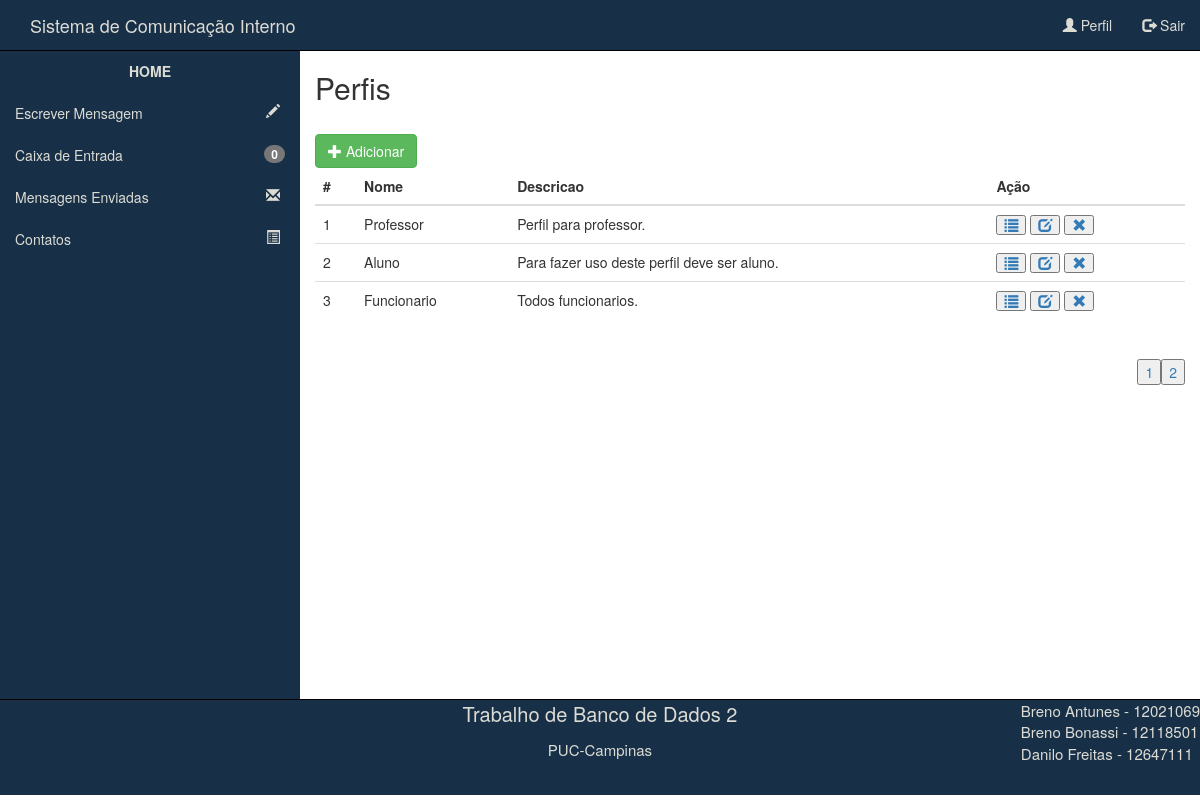
/Perfil/gridPerfil.php, run on an earlier commit of the app's database.
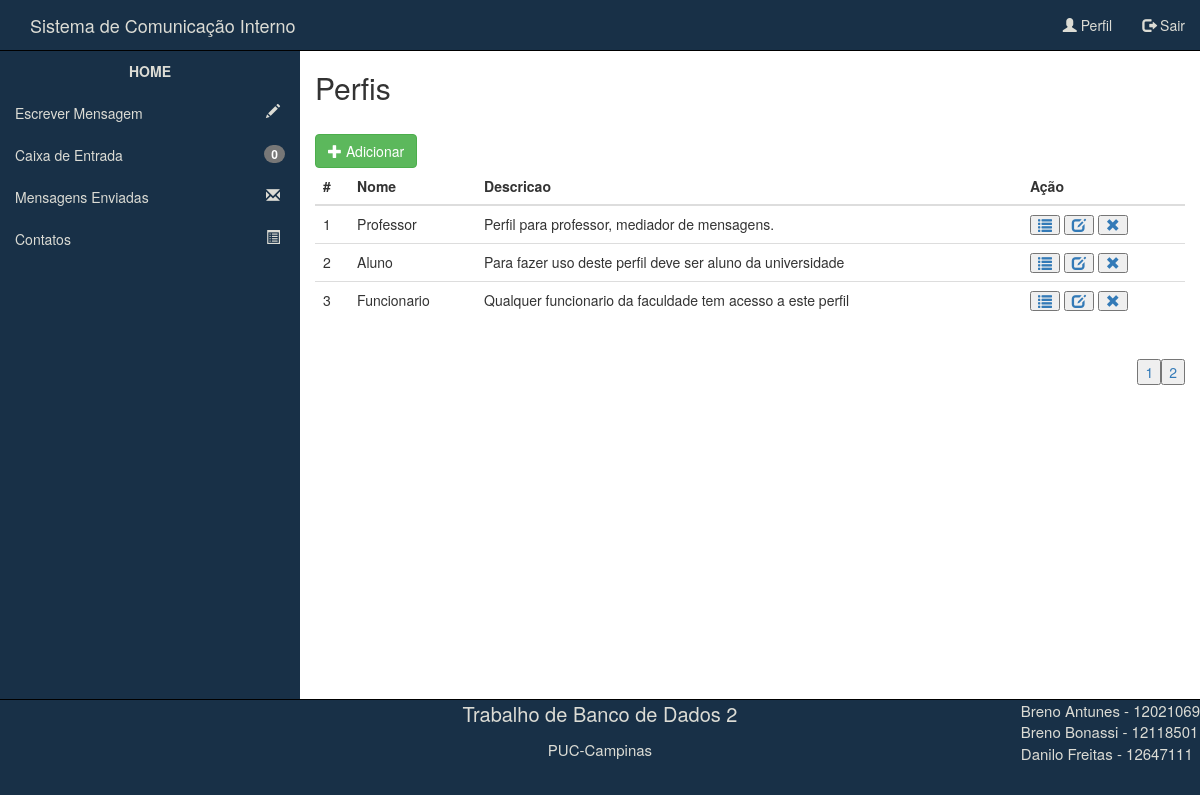
And on a later commit of the database.
### tables this page shows
CREATE TABLE IF NOT EXISTS `PERFIL` (
  `id_perfil` int(11) NOT NULL,
  `nome_perfil` varchar(75) NOT NULL,
  `descricao_perfil` text
);

### Perfil/gridPerfil.php (the view, shortened to what this page needs)
<?php
  		$idUsuario = $_SESSION['id'];
		$consultaMsg = mysql_query("SELECT * FROM MENSAGEM WHERE destinatario='$idUsuario' AND lida = 0") or die(mysql_error());
		$msgsNaoLidas = mysql_num_rows($consultaMsg);
?>
<!DOCTYPE html>
<html lang="pt-br">
<head>
	<link rel="stylesheet" href="../css/bootstrap.css">
	<link rel="stylesheet" href="../css/estilo.css">
	<link rel="stylesheet" href="../css/menuTopoEstilo.css">
	<link rel="stylesheet" href="../css/menuLateralEstilo.css">
</head>
<body>
	<nav class="navbav navbar-default menuSuperior">
		<div class="container-fluid">
			<div class="navbar-header">
				<a class="navbar-brand" id="tituloTopo" href="../index.php">Sistema de Comunicação Interno</a>
			</div>
			<ul class="nav navbar-nav navbar-right">
				<li><a id="opcaoMenuSuperior1" href="../perfil.php"><span class="glyphicon glyphicon-user"></span> Perfil</a></li>
				<li><a id="opcaoMenuSuperior2" href="../login.php"><span class="glyphicon glyphicon-log-out"></span> Sair</a></li>
			</ul>
		</div>
	</nav>
	<div class="container-fluid principal">
		<div class="row linhaPrincipal">
			<nav class="col-md-3 menuLateral">
				<ul class="nav nav-pulls nav-stacked">
						<li>
							<a href="../index.php" id="opcaoMenuLateral0">HOME</a>
						</li>
					    <li>
	                        <a href="../escreverMensagem.php?&go=enviar" id="opcaoMenuLateral1">Escrever Mensagem <span class="glyphicon glyphicon-pencil pull-right icones"></span></a>
	                    </li>
	                    <li>
	                        <a href="../mensagensRecebidas.php" id="opcaoMenuLateral2">Caixa de Entrada <span class="badge pull-right"><?php echo $msgsNaoLidas; ?></span></a>
	                    </li>
	                    <li>
	                        <a href="../mensagensEnviadas.php" id="opcaoMenuLateral3">Mensagens Enviadas <span class="glyphicon glyphicon-envelope pull-right icones"></span></a>
	                    </li>
	                    <li>
	                        <a href="../contatos.php" id="opcaoMenuLateral4">Contatos <span class="glyphicon glyphicon-list-alt pull-right icones"></span></a>
	                    </li>
	                </ul>
			</nav>
			<section class="col-md-9 conteudo"><br class="alertaRemocao hidden">
				<h2>Perfis</h2>
				<br>
				<div class="form-group">
					<a class="btn btn-success pull-left" href="create.php"><span class="glyphicon glyphicon-plus"></span> Adicionar</a>
					<table class="table table-hover">
						<thead>
							<th>#</th>
							<th>Nome</th>
							<th>Descricao</th>
							<th>Ação</th>
						</thead>
						<tbody>
							<?php
								$page = $_GET['page'];
								if($page == "")
									$page1 = 0;
								else
									$page1 = ($page-1)*3;
								$sql = mysql_query("SELECT * FROM PERFIL ORDER BY id_perfil limit $page1,3");
								$numrows = mysql_num_rows($sql);
								if ($numrows<=0){
									echo "<td colspan='4'>Não existem Departamentos cadastrados !</td>";
								}else{
									while($linha = mysql_fetch_assoc($sql)){
										echo "<tr onclick='location.href = '../login.php'' class='tabelaClicavel' >";
										echo "<td>" . $linha['id_perfil'] . "</td>";
										echo "<td>" . $linha['nome_perfil'] . "</td>";
										echo "<td>" . $linha['descricao_perfil'] . "</td>";
										echo "<td>
												<a href = 'cadastrarPrivilegio.php?go=cadastrarPrivilegio&id=" .$linha['id_perfil']. "&page=1' title = 'Cadastrar Privilegio'><button class = 'glyphicon glyphicon-list' title = 'Cadastrar Privilegio'></button></a>
												<a href = 'edit.php?go=editarPerfil&id=" .$linha['id_perfil']. "' title = 'Cadastrar Privilegio'><button class = 'glyphicon glyphicon-edit' title = 'Editar'></button></a>
												<a href='delete.php?id='" . $linha['id_perfil'] . "' onclick='return confirmacao()'><button title = 'Remover' class = 'glyphicon glyphicon-remove' ></button></a>
											</td>";
										echo "</tr>";
									}
								}
							?>
						</tbody>
					</table>
					<?php
						$sql = mysql_query("SELECT * FROM PERFIL");
						$numrows = mysql_num_rows($sql);
						$a=$numrows/3;
						$a=ceil($a);
						echo "<br>";
						for ($i = $a; $i>=1; $i--)
						{
							?><a href = "gridPerfil.php?&page= <?php echo $i; ?>"><button class = "pull-right"> <?php echo $i; ?></button></a>
							<?php
						}
					?>
				</div>
			</section>
		</div>
	</div>
	<div class="container-fluid rodape">
		<footer class="row">
			<div class="col-md-4 conteudoRodape">
			</div>
			<div class="col-md-4 conteudoRodape">
				<p style="font-size:20px">Trabalho de Banco de Dados 2</p>
				<p style="font-size:15px">PUC-Campinas</p>
			</div>
			<div class="col-md-4 conteudoRodape">
				<p class="pull-right text-left"style="font-size:15px">Breno Antunes - 12021069 <br>Breno Bonassi - 12118501 <br>Danilo Freitas - 12647111 </p>
			</div>
		</footer>
	</div>
</body>
</html>

What changed in the data, as far as the page shows it:
changed perfil "Professor": descricao_perfil "Perfil para professor." → "Perfil para professor, mediador de mensagens."
changed perfil "Aluno": descricao_perfil "Para fazer uso deste perfil deve ser aluno." → "Para fazer uso deste perfil deve ser aluno da universidade"
changed perfil "Funcionario": descricao_perfil "Todos funcionarios." → "Qualquer funcionario da faculdade tem acesso a este perfil"
